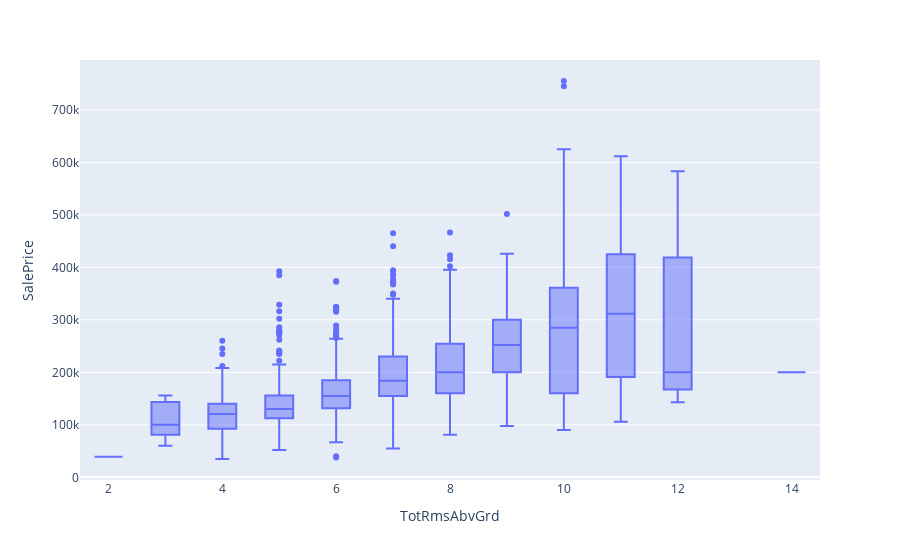

This figure's notebook cell:
### Code cell
px.box(df_train,y="SalePrice", x="TotRmsAbvGrd")

### Figure 1 — Plotly figure (JSON) as saved in the notebook; plotly's stock layout.template omitted (floating-point values rounded to 4 significant figures; data arrays with more than 128 entries replaced by an {"elided": "..."} marker saying what was removed)
{"data": [{"alignmentgroup": "True", "hovertemplate": "TotRmsAbvGrd=%{x}<br>SalePrice=%{y}<extra></extra>", "legendgroup": "", "marker": {"color": "#636efa"}, "name": "", "notched": false, "offsetgroup": "", "orientation": "v", "showlegend": false, "type": "box", "x": {"elided": "1460 int values"}, "x0": " ", "xaxis": "x", "y": {"elided": "1460 int values"}, "y0": " ", "yaxis": "y"}], "layout": {"boxmode": "group", "legend": {"tracegroupgap": 0}, "margin": {"t": 60}, "xaxis": {"anchor": "y", "domain": [0, 1], "title": {"text": "TotRmsAbvGrd"}}, "yaxis": {"anchor": "x", "domain": [0, 1], "title": {"text": "SalePrice"}}}}
